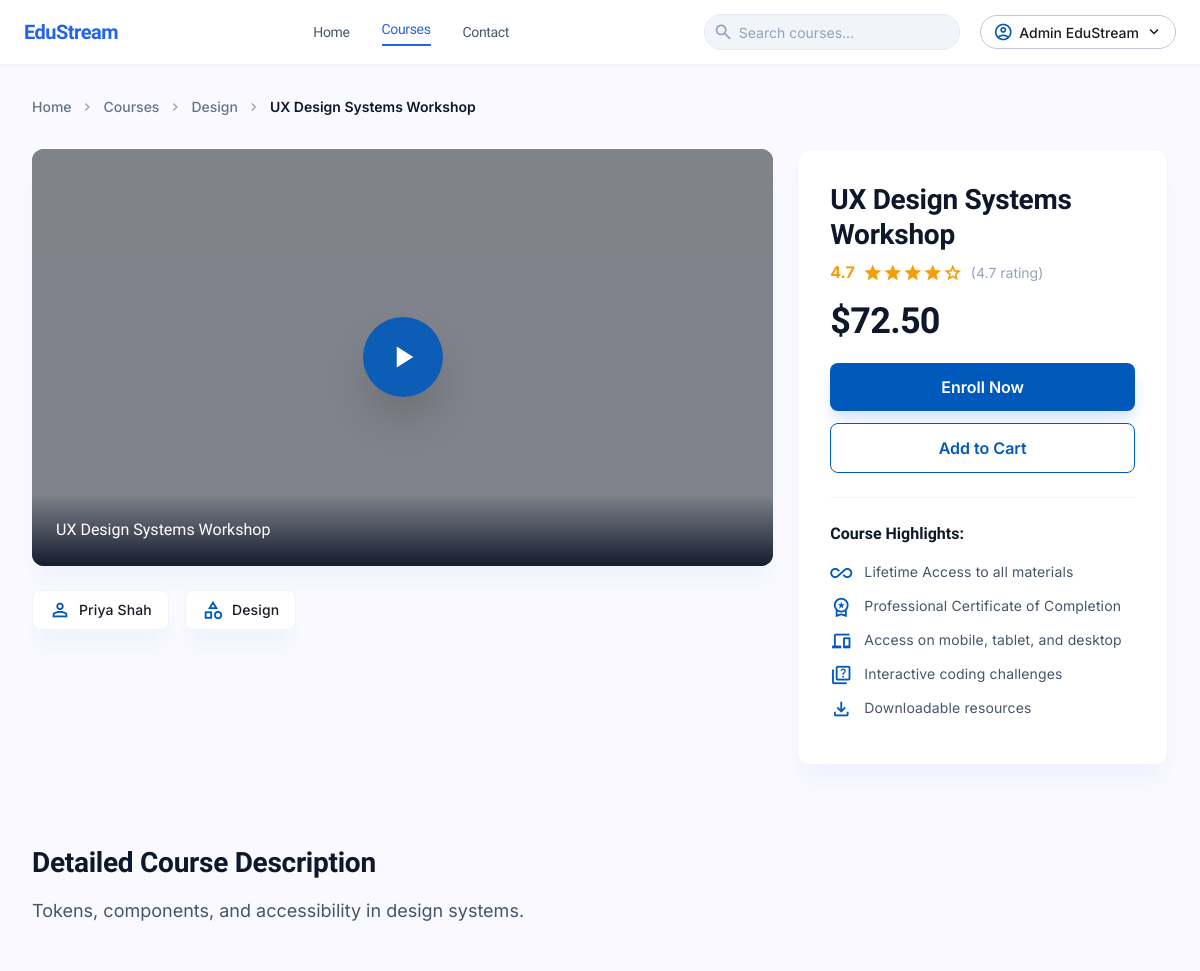
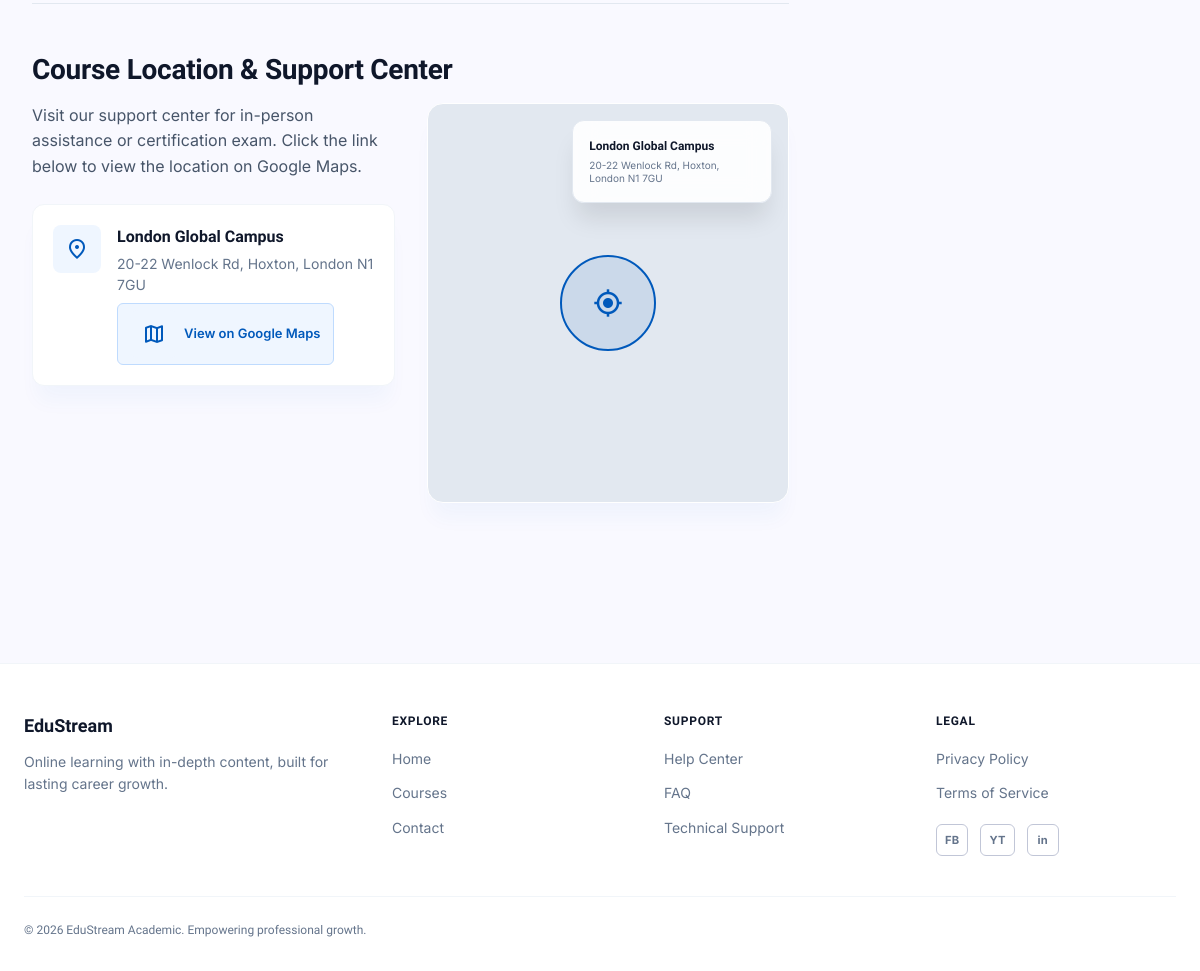
The app's page /courses/detail/ux-design-systems (signed in) with its own data (2 pictures, top to bottom).
### tables this page shows
CREATE TABLE courses (
    course_id INT AUTO_INCREMENT PRIMARY KEY,
    title VARCHAR(200) NOT NULL,
    slug VARCHAR(220) NOT NULL,
    instructor VARCHAR(150) NOT NULL DEFAULT '',
    description TEXT,
    price DECIMAL(10, 2) NOT NULL DEFAULT 0.00,
    rating FLOAT DEFAULT 0,
    category_id INT,
    location_id INT,
    image_url VARCHAR(512),
    created_at TIMESTAMP DEFAULT CURRENT_TIMESTAMP,
    UNIQUE KEY uq_courses_slug (slug),
    FOREIGN KEY (category_id) REFERENCES categories(category_id) ON DELETE SET NULL,
    FOREIGN KEY (location_id) REFERENCES locations(location_id) ON DELETE SET NULL
);

CREATE TABLE categories (
    category_id INT AUTO_INCREMENT PRIMARY KEY,
    category_name VARCHAR(100) NOT NULL,
    description TEXT,
    created_at TIMESTAMP DEFAULT CURRENT_TIMESTAMP
);

CREATE TABLE locations (
    location_id INT AUTO_INCREMENT PRIMARY KEY,
    location_name VARCHAR(150) NOT NULL,
    address VARCHAR(255) NOT NULL,
    map_link TEXT NOT NULL,
    created_at TIMESTAMP DEFAULT CURRENT_TIMESTAMP
);

### app/controllers/CoursesController.php (called while the page is built, shortened)
<?php
class CoursesController extends Controller {
    public function detail($slug = '') {
        $courseModel = $this->model('CourseModel');
        $course = $courseModel->getCourseBySlug($slug);
        $data = [
            'title' => htmlspecialchars($course['title']) . ' - EduStream',
            'course' => $course
        ];
        $this->view('course_detail/course_detail', $data);
    }
}

### app/core/App.php (called while the page is built, shortened)
<?php
class App {
    protected $method = 'index';
    public function __construct() {
        $url = $this->parseUrl();
        if (isset($url[0]) && file_exists('app/controllers/' . ucfirst($url[0]) . 'Controller.php')) {
            unset($url[0]);
        }
        $this->controller = new $this->controller;
        if (isset($url[1])) {
            if (method_exists($this->controller, $url[1])) {
                $this->method = $url[1];
                unset($url[1]);
            }
        }
        $this->params = $url ? array_values($url) : [];
        call_user_func_array([$this->controller, $this->method], $this->params);
    }
    public function parseUrl() {
        if (isset($_GET['url'])) {
            return explode('/', filter_var(rtrim($_GET['url'], '/'), FILTER_SANITIZE_URL));
        }
    }
}

### index.php (called while the page is built, shortened)
<?php
new App();

### app/core/Database.php (called while the page is built, shortened)
<?php
class Database {
    private $host = 'localhost';
    private $user = 'root';
    private $pass = 'root';
    private $dbname = 'online_course_platform';
    private $port = '8889';
    private $dbh;
    private $stmt;
    public function __construct() {
        $dsn = 'mysql:host=' . $this->host . ';port=' . $this->port . ';dbname=' . $this->dbname . ';charset=utf8mb4';
        try {
            $this->dbh = new PDO($dsn, $this->user, $this->pass, array(
                PDO::ATTR_ERRMODE => PDO::ERRMODE_EXCEPTION,
                PDO::ATTR_DEFAULT_FETCH_MODE => PDO::FETCH_ASSOC
            ));
        } catch (PDOException $e) {
            die("Lỗi kết nối CSDL: " . $e->getMessage());
        }
    }
    public function query($sql) {
        $this->stmt = $this->dbh->prepare($sql);
    }
    public function bind($param, $value, $type = null) {
        if (is_null($type)) {
            switch (true) {
                default:
                    $type = PDO::PARAM_STR;
            }
        }
        $this->stmt->bindValue($param, $value, $type);
    }
    public function execute() {
        return $this->stmt->execute();
    }
    public function single() {
        $this->execute();
        return $this->stmt->fetch();
    }
}

### app/models/CourseModel.php (called while the page is built, shortened)
<?php
class CourseModel {
    private $db;
    public function __construct() {
        $this->db = new Database();
    }
    public function getCourseBySlug($slug) {
        $sql = "SELECT c.*,
                    cat.category_name,
                    l.location_name, l.address, l.map_link
                FROM courses c
                LEFT JOIN categories cat ON c.category_id = cat.category_id
                LEFT JOIN locations l ON c.location_id = l.location_id
                WHERE c.slug = :slug";
        $this->db->query($sql);
        $this->db->bind(':slug', $slug);
        return $this->db->single();
    }
}

### app/views/course_detail/course_detail.php (the view, shortened to what this page needs)
<?php
require __DIR__ . '/../includes/header.php';
?>
<main class="cd-main">
    <nav class="cd-breadcrumb" aria-label="Breadcrumb">
        <a href="<?= htmlspecialchars(BASE_URL) ?>/">Home</a>
        <span class="material-symbols-outlined cd-breadcrumb__sep" aria-hidden="true">chevron_right</span>
        <a href="<?= htmlspecialchars(BASE_URL) ?>/courses">Courses</a>
        <span class="material-symbols-outlined cd-breadcrumb__sep" aria-hidden="true">chevron_right</span>
        <a href="<?= htmlspecialchars(BASE_URL) ?>/courses"><?= htmlspecialchars($course['category_name'] ?? 'Category') ?></a>
        <span class="material-symbols-outlined cd-breadcrumb__sep" aria-hidden="true">chevron_right</span>
        <span class="cd-breadcrumb__current"><?= htmlspecialchars($course['title'] ?? '') ?></span>
    </nav>
    <div class="cd-layout">
        <div class="cd-primary">
            <div class="cd-video ambient-shadow">
                <div class="cd-video__play-wrap">
                    <button type="button" class="cd-video__play" aria-label="Play course preview">
                        <span class="material-symbols-outlined cd-play-icon" aria-hidden="true">play_arrow</span>
                    </button>
                </div>
                <div class="cd-video__caption">
                    <p><?= htmlspecialchars($course['title'] ?? 'Course Preview') ?></p>
                </div>
            </div>
            <div class="cd-meta-row">
                <div class="cd-meta-chip">
                    <span class="material-symbols-outlined" aria-hidden="true">person</span>
                    <span><?= htmlspecialchars($course['instructor'] ?? 'Instructor') ?></span>
                </div>
                <div class="cd-meta-chip">
                    <span class="material-symbols-outlined" aria-hidden="true">category</span>
                    <span><?= htmlspecialchars($course['category_name'] ?? 'General') ?></span>
                </div>
            </div>
        </div>
        <aside class="cd-sidebar">
            <div class="cd-purchase ambient-shadow">
                <div>
                    <h1 class="cd-purchase__title"><?= htmlspecialchars($course['title'] ?? '') ?></h1>
                    <div class="cd-purchase__rating-row">
                        <span class="cd-purchase__score"><?= number_format($course['rating'] ?? 0, 1) ?></span>
                        <div class="cd-purchase__stars" aria-hidden="true">
                            <?php
                            $rating = floatval($course['rating'] ?? 0);
                            $fullStars = floor($rating);
                            $hasHalf = ($rating - $fullStars) >= 0.5;
                            for ($i = 0; $i < 5; $i++):
                                if ($i < $fullStars):
                            ?>
                                <span class="material-symbols-outlined cd-star--fill">star</span>
                            <?php elseif ($i === $fullStars && $hasHalf): ?>
                                <span class="material-symbols-outlined cd-star--fill">star_half</span>
                            <?php else: ?>
                                <span class="material-symbols-outlined">star</span>
                            <?php endif; endfor; ?>
                        </div>
                        <span class="cd-purchase__reviews">(<?= number_format($rating, 1) ?> rating)</span>
                    </div>
                </div>
                <div class="cd-purchase__price-row">
                    <span class="cd-purchase__price">$<?= number_format($course['price'] ?? 0, 2) ?></span>
                </div>
                <div class="cd-purchase__actions">
                    <button type="button" class="cd-btn cd-btn--primary">Enroll Now</button>
                    <button type="button" class="cd-btn cd-btn--outline">Add to Cart</button>
                </div>
                <div class="cd-purchase__highlights">
                    <p class="cd-purchase__highlights-title">Course Highlights:</p>
                    <ul class="cd-purchase__list">
                        <li>
                            <span class="material-symbols-outlined" aria-hidden="true">all_inclusive</span>
                            Lifetime Access to all materials
                        </li>
                        <li>
                            <span class="material-symbols-outlined" aria-hidden="true">workspace_premium</span>
                            Professional Certificate of Completion
                        </li>
                        <li>
                            <span class="material-symbols-outlined" aria-hidden="true">devices</span>
                            Access on mobile, tablet, and desktop
                        </li>
                        <li>
                            <span class="material-symbols-outlined" aria-hidden="true">quiz</span>
                            Interactive coding challenges
                        </li>
                        <li>
                            <span class="material-symbols-outlined" aria-hidden="true">download</span>
                            Downloadable resources
                        </li>
                    </ul>
                </div>
            </div>
        </aside>
    </div>
    <section class="cd-body" aria-labelledby="cd-desc-heading">
        <div class="cd-prose-block">
            <h2 id="cd-desc-heading" class="cd-section-title">Detailed Course Description</h2>
            <div class="cd-prose">
                <p><?= nl2br(htmlspecialchars($course['description'] ?? 'No description available.')) ?></p>
            </div>
        </div>
        <?php if (!empty($course['location_name'])): ?>
        <div class="cd-centers">
            <h2 class="cd-section-title">Course Location &amp; Support Center</h2>
            <div class="cd-centers__grid">
                <div>
                    <p class="cd-centers__intro">Visit our support center for in-person assistance or certification exam. Click the link below to view the location on Google Maps.</p>
                    <div class="cd-location-list">
                        <div class="cd-location-card">
                            <span class="material-symbols-outlined" aria-hidden="true">location_on</span>
                            <div>
                                <h4><?= htmlspecialchars($course['location_name']) ?></h4>
                                <p><?= htmlspecialchars($course['address']) ?></p>
                                <div class="cd-location-card__meta">
                                    <a href="<?= htmlspecialchars($course['map_link']) ?>"
                                       target="_blank"
                                       rel="noopener noreferrer"
                                       class="cd-location-card__map-link">
                                        <span class="material-symbols-outlined" aria-hidden="true">map</span>
                                        View on Google Maps
                                    </a>
                                </div>
                            </div>
                        </div>
                    </div>
                </div>
                <div class="cd-map ambient-shadow">
                    <div class="cd-map__card">
                        <h3><?= htmlspecialchars($course['location_name']) ?></h3>
                        <p><?= htmlspecialchars($course['address']) ?></p>
                    </div>
                    <div class="cd-map__center-icon">
                        <span class="cd-map__pulse">
                            <span class="material-symbols-outlined cd-star--fill" aria-hidden="true">my_location</span>
                        </span>
                    </div>
                </div>
            </div>
        </div>
        <?php endif; ?>
    </section>
</main>
<?php require __DIR__ . '/../includes/footer.php'; ?>

### public/css/home.css (style rules this page uses)
:root { --color-primary: #0059bb; --color-surface-container-low: #f1f3fe; --color-outline-variant: #c1c6d7; --color-secondary: #575f67; --color-surface-container: #ebedf9; --color-primary-fixed: #d8e2ff; --color-on-primary-fixed: #001a41; --color-on-surface: #181c23; --color-page-bg: #f8fafc; --font-lexend: "Lexend", system-ui, sans-serif; --font-inter: "Inter", system-ui, sans-serif; --container-max: 1320px; --nav-height: 4rem; }
.material-symbols-outlined { font-variation-settings: "FILL" 0, "wght" 400, "GRAD" 0, "opsz" 24; }
.ambient-shadow { box-shadow: 0 20px 40px -15px rgba(0, 89, 187, 0.08); }
.home-page, .site-page { margin: 0; font-family: var(--font-inter); font-size: 1rem; line-height: 1.5; color: var(--color-on-surface); background-color: var(--color-page-bg); }
.home-page *, .home-page *::before, .home-page *::after, .site-page *, .site-page *::before, .site-page *::after { box-sizing: border-box; }

### records on screen
courses: category.category_name "Design", title "UX Design Systems Workshop", instructor "Priya Shah", rating "4.7", price "72.50", description "Tokens, components, and accessibility in design systems.", location.location_name "London Global Campus", location.address "20-22 Wenlock Rd, Hoxton, London N1 7GU"

### other values on screen
$userName "Admin EduStream"
